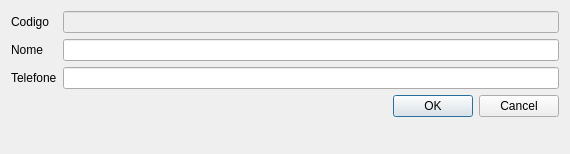
<?xml version="1.0" encoding="UTF-8"?>
<ui version="4.0">
 <class>Form</class>
 <widget class="QWidget" name="Form">
  <property name="geometry">
   <rect>
    <x>0</x>
    <y>0</y>
    <width>570</width>
    <height>154</height>
   </rect>
  </property>
  <property name="windowTitle">
   <string>Form</string>
  </property>
  <layout class="QVBoxLayout" name="verticalLayout">
   <item>
    <layout class="QFormLayout" name="formLayout">
     <item row="0" column="0">
      <widget class="QLabel" name="label">
       <property name="text">
        <string>Codigo</string>
       </property>
      </widget>
     </item>
     <item row="1" column="0">
      <widget class="QLabel" name="label_2">
       <property name="text">
        <string>Nome</string>
       </property>
      </widget>
     </item>
     <item row="2" column="0">
      <widget class="QLabel" name="label_3">
       <property name="text">
        <string>Telefone</string>
       </property>
      </widget>
     </item>
     <item row="2" column="1">
      <widget class="QLineEdit" name="phone"/>
     </item>
     <item row="1" column="1">
      <widget class="QLineEdit" name="name"/>
     </item>
     <item row="0" column="1">
      <widget class="QLineEdit" name="id">
       <property name="enabled">
        <bool>false</bool>
       </property>
      </widget>
     </item>
     <item row="3" column="1">
      <widget class="QDialogButtonBox" name="buttonBox">
       <property name="standardButtons">
        <set>QDialogButtonBox::Cancel|QDialogButtonBox::Ok</set>
       </property>
      </widget>
     </item>
    </layout>
   </item>
  </layout>
 </widget>
 <resources/>
 <connections>
  <connection>
   <sender>id</sender>
   <signal>textChanged(QString)</signal>
   <receiver>Form</receiver>
   <slot>reloadRow()</slot>
   <hints>
    <hint type="sourcelabel">
     <x>549</x>
     <y>23</y>
    </hint>
    <hint type="destinationlabel">
     <x>567</x>
     <y>25</y>
    </hint>
   </hints>
  </connection>
  <connection>
   <sender>name</sender>
   <signal>textChanged(QString)</signal>
   <receiver>Form</receiver>
   <slot>reloadRow()</slot>
   <hints>
    <hint type="sourcelabel">
     <x>539</x>
     <y>62</y>
    </hint>
    <hint type="destinationlabel">
     <x>566</x>
     <y>58</y>
    </hint>
   </hints>
  </connection>
  <connection>
   <sender>phone</sender>
   <signal>textChanged(QString)</signal>
   <receiver>Form</receiver>
   <slot>reloadRow()</slot>
   <hints>
    <hint type="sourcelabel">
     <x>550</x>
     <y>93</y>
    </hint>
    <hint type="destinationlabel">
     <x>568</x>
     <y>92</y>
    </hint>
   </hints>
  </connection>
  <connection>
   <sender>buttonBox</sender>
   <signal>accepted()</signal>
   <receiver>Form</receiver>
   <slot>save()</slot>
   <hints>
    <hint type="sourcelabel">
     <x>519</x>
     <y>124</y>
    </hint>
    <hint type="destinationlabel">
     <x>565</x>
     <y>142</y>
    </hint>
   </hints>
  </connection>
  <connection>
   <sender>buttonBox</sender>
   <signal>rejected()</signal>
   <receiver>Form</receiver>
   <slot>cancel()</slot>
   <hints>
    <hint type="sourcelabel">
     <x>455</x>
     <y>126</y>
    </hint>
    <hint type="destinationlabel">
     <x>473</x>
     <y>148</y>
    </hint>
   </hints>
  </connection>
 </connections>
 <slots>
  <slot>reloadRow()</slot>
  <slot>save()</slot>
  <slot>cancel()</slot>
 </slots>
</ui>
